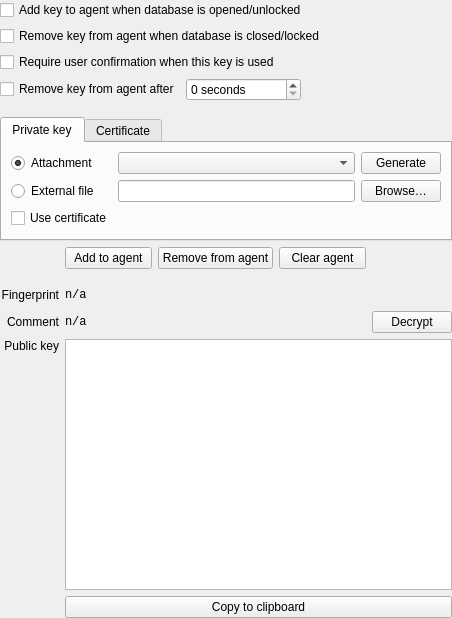
<?xml version="1.0" encoding="UTF-8"?>
<ui version="4.0">
 <class>EditEntryWidgetSSHAgent</class>
 <widget class="QWidget" name="EditEntryWidgetSSHAgent">
  <property name="geometry">
   <rect>
    <x>0</x>
    <y>0</y>
    <width>452</width>
    <height>618</height>
   </rect>
  </property>
  <property name="windowTitle">
   <string>Form</string>
  </property>
  <layout class="QGridLayout" name="gridLayout">
   <property name="leftMargin">
    <number>0</number>
   </property>
   <property name="topMargin">
    <number>0</number>
   </property>
   <property name="rightMargin">
    <number>0</number>
   </property>
   <property name="bottomMargin">
    <number>0</number>
   </property>
   <item row="6" column="2">
    <layout class="QHBoxLayout" name="agentActionsLayout" stretch="0,0,0">
     <item>
      <widget class="QPushButton" name="addToAgentButton">
       <property name="text">
        <string>Add to agent</string>
       </property>
      </widget>
     </item>
     <item>
      <widget class="QPushButton" name="removeFromAgentButton">
       <property name="text">
        <string>Remove from agent</string>
       </property>
      </widget>
     </item>
     <item>
      <widget class="QPushButton" name="clearAgentButton">
       <property name="text">
        <string>Clear agent</string>
       </property>
      </widget>
     </item>
    </layout>
   </item>
   <item row="2" column="1" colspan="3">
    <widget class="QCheckBox" name="requireUserConfirmationCheckBox">
     <property name="text">
      <string>Require user confirmation when this key is used</string>
     </property>
    </widget>
   </item>
   <item row="15" column="1">
    <widget class="QLabel" name="publicKeyLabel">
     <property name="text">
      <string>Public key</string>
     </property>
     <property name="alignment">
      <set>Qt::AlignRight|Qt::AlignTop|Qt::AlignTrailing</set>
     </property>
    </widget>
   </item>
   <item row="14" column="2">
    <layout class="QHBoxLayout" name="horizontalLayout_4">
     <item>
      <widget class="QLabel" name="commentTextLabel">
       <property name="font">
        <font>
         <family>Monospace</family>
        </font>
       </property>
       <property name="text">
        <string>n/a</string>
       </property>
       <property name="textInteractionFlags">
        <set>Qt::TextSelectableByKeyboard|Qt::TextSelectableByMouse</set>
       </property>
      </widget>
     </item>
     <item>
      <spacer name="horizontalSpacer">
       <property name="orientation">
        <enum>Qt::Horizontal</enum>
       </property>
       <property name="sizeHint" stdset="0">
        <size>
         <width>40</width>
         <height>20</height>
        </size>
       </property>
      </spacer>
     </item>
    </layout>
   </item>
   <item row="14" column="1">
    <widget class="QLabel" name="commentLabel">
     <property name="text">
      <string>Comment</string>
     </property>
     <property name="alignment">
      <set>Qt::AlignRight|Qt::AlignTrailing|Qt::AlignVCenter</set>
     </property>
    </widget>
   </item>
   <item row="13" column="1">
    <widget class="QLabel" name="fingerprintLabel">
     <property name="text">
      <string>Fingerprint</string>
     </property>
     <property name="alignment">
      <set>Qt::AlignRight|Qt::AlignTrailing|Qt::AlignVCenter</set>
     </property>
    </widget>
   </item>
   <item row="15" column="2" colspan="2">
    <widget class="QPlainTextEdit" name="publicKeyEdit">
     <property name="font">
      <font>
       <family>Monospace</family>
      </font>
     </property>
     <property name="readOnly">
      <bool>true</bool>
     </property>
    </widget>
   </item>
   <item row="14" column="3">
    <widget class="QPushButton" name="decryptButton">
     <property name="text">
      <string>Decrypt</string>
     </property>
    </widget>
   </item>
   <item row="12" column="2">
    <spacer name="verticalSpacer_2">
     <property name="orientation">
      <enum>Qt::Vertical</enum>
     </property>
     <property name="sizeType">
      <enum>QSizePolicy::Fixed</enum>
     </property>
     <property name="sizeHint" stdset="0">
      <size>
       <width>20</width>
       <height>10</height>
      </size>
     </property>
    </spacer>
   </item>
   <item row="13" column="2" colspan="2">
    <layout class="QHBoxLayout" name="horizontalLayout">
     <item>
      <widget class="QLabel" name="fingerprintTextLabel">
       <property name="font">
        <font>
         <family>Monospace</family>
        </font>
       </property>
       <property name="text">
        <string>n/a</string>
       </property>
       <property name="textInteractionFlags">
        <set>Qt::TextSelectableByKeyboard|Qt::TextSelectableByMouse</set>
       </property>
      </widget>
     </item>
     <item>
      <spacer name="horizontalSpacer_2">
       <property name="orientation">
        <enum>Qt::Horizontal</enum>
       </property>
       <property name="sizeHint" stdset="0">
        <size>
         <width>40</width>
         <height>20</height>
        </size>
       </property>
      </spacer>
     </item>
    </layout>
   </item>
   <item row="0" column="1" colspan="3">
    <widget class="QCheckBox" name="addKeyToAgentCheckBox">
     <property name="text">
      <string>Add key to agent when database is opened/unlocked</string>
     </property>
    </widget>
   </item>
   <item row="4" column="1">
    <spacer name="verticalSpacer">
     <property name="orientation">
      <enum>Qt::Vertical</enum>
     </property>
     <property name="sizeType">
      <enum>QSizePolicy::Fixed</enum>
     </property>
     <property name="sizeHint" stdset="0">
      <size>
       <width>20</width>
       <height>10</height>
      </size>
     </property>
    </spacer>
   </item>
   <item row="1" column="1" colspan="3">
    <widget class="QCheckBox" name="removeKeyFromAgentCheckBox">
     <property name="text">
      <string>Remove key from agent when database is closed/locked</string>
     </property>
    </widget>
   </item>
   <item row="5" column="1" colspan="3">
    <widget class="QTabWidget" name="privateKeyTabWidget">
     <property name="sizePolicy">
      <sizepolicy hsizetype="Expanding" vsizetype="Minimum">
       <horstretch>0</horstretch>
       <verstretch>0</verstretch>
      </sizepolicy>
     </property>
     <property name="currentIndex">
      <number>0</number>
     </property>
     <widget class="QWidget" name="privateKeyTabWidgetPage1">
      <attribute name="title">
       <string>Private key</string>
      </attribute>
      <layout class="QGridLayout" name="gridLayout_3">
       <item row="4" column="0">
        <widget class="QCheckBox" name="addCertificateToAgentCheckBox">
         <property name="text">
          <string>Use certificate</string>
         </property>
        </widget>
       </item>
       <item row="3" column="0">
        <widget class="QRadioButton" name="externalFileRadioButton">
         <property name="text">
          <string>External file</string>
         </property>
        </widget>
       </item>
       <item row="3" column="4">
        <widget class="QPushButton" name="browseButton">
         <property name="accessibleName">
          <string>Browser for key file</string>
         </property>
         <property name="text">
          <string extracomment="Button for opening file dialog">Browse…</string>
         </property>
        </widget>
       </item>
       <item row="0" column="3">
        <widget class="QComboBox" name="attachmentComboBox">
         <property name="sizePolicy">
          <sizepolicy hsizetype="Expanding" vsizetype="Fixed">
           <horstretch>0</horstretch>
           <verstretch>0</verstretch>
          </sizepolicy>
         </property>
         <property name="accessibleName">
          <string>Select attachment file</string>
         </property>
         <property name="editable">
          <bool>false</bool>
         </property>
        </widget>
       </item>
       <item row="0" column="0">
        <widget class="QRadioButton" name="attachmentRadioButton">
         <property name="text">
          <string>Attachment</string>
         </property>
         <property name="checked">
          <bool>true</bool>
         </property>
        </widget>
       </item>
       <item row="3" column="3">
        <widget class="QLineEdit" name="externalFileEdit">
         <property name="focusPolicy">
          <enum>Qt::ClickFocus</enum>
         </property>
         <property name="accessibleName">
          <string>External key file</string>
         </property>
        </widget>
       </item>
       <item row="0" column="4">
        <widget class="QPushButton" name="generateButton">
         <property name="text">
          <string>Generate</string>
         </property>
        </widget>
       </item>
      </layout>
     </widget>
     <widget class="QWidget" name="privateKeyTabWidgetPage2">
      <attribute name="title">
       <string>Certificate</string>
      </attribute>
      <layout class="QGridLayout" name="gridLayout_2">
       <item row="0" column="0">
        <widget class="QRadioButton" name="attachmentCertificateRadioButton">
         <property name="text">
          <string>Attachment</string>
         </property>
         <property name="checked">
          <bool>true</bool>
         </property>
        </widget>
       </item>
       <item row="0" column="1">
        <widget class="QComboBox" name="attachmentCertificateComboBox">
         <property name="sizePolicy">
          <sizepolicy hsizetype="Expanding" vsizetype="Fixed">
           <horstretch>0</horstretch>
           <verstretch>0</verstretch>
          </sizepolicy>
         </property>
         <property name="accessibleName">
          <string>Select attachment file</string>
         </property>
         <property name="editable">
          <bool>false</bool>
         </property>
        </widget>
       </item>
       <item row="1" column="1">
        <widget class="QLineEdit" name="externalCertificateFileEdit">
         <property name="focusPolicy">
          <enum>Qt::ClickFocus</enum>
         </property>
         <property name="accessibleName">
          <string>External key file</string>
         </property>
        </widget>
       </item>
       <item row="1" column="0">
        <widget class="QRadioButton" name="externalCertificateFileRadioButton">
         <property name="text">
          <string>External file</string>
         </property>
        </widget>
       </item>
       <item row="1" column="2">
        <widget class="QPushButton" name="browseCertificateButton">
         <property name="accessibleName">
          <string>Browser for key file</string>
         </property>
         <property name="text">
          <string extracomment="Button for opening file dialog">Browse…</string>
         </property>
        </widget>
       </item>
       <item row="2" column="1">
        <spacer name="verticalSpacer_3">
         <property name="orientation">
          <enum>Qt::Vertical</enum>
         </property>
         <property name="sizeHint" stdset="0">
          <size>
           <width>0</width>
           <height>0</height>
          </size>
         </property>
        </spacer>
       </item>
      </layout>
     </widget>
    </widget>
   </item>
   <item row="16" column="2" colspan="2">
    <widget class="QPushButton" name="copyToClipboardButton">
     <property name="text">
      <string>Copy to clipboard</string>
     </property>
    </widget>
   </item>
   <item row="3" column="1" colspan="3">
    <layout class="QHBoxLayout" name="removeKeyLayout">
     <item>
      <widget class="QCheckBox" name="lifetimeCheckBox">
       <property name="text">
        <string>Remove key from agent after</string>
       </property>
      </widget>
     </item>
     <item>
      <widget class="QSpinBox" name="lifetimeSpinBox">
       <property name="accessibleName">
        <string>Remove key from agent after specified seconds</string>
       </property>
       <property name="suffix">
        <string> seconds</string>
       </property>
       <property name="maximum">
        <number>999999999</number>
       </property>
      </widget>
     </item>
     <item>
      <spacer name="removeKeySpacer">
       <property name="orientation">
        <enum>Qt::Horizontal</enum>
       </property>
       <property name="sizeHint" stdset="0">
        <size>
         <width>40</width>
         <height>20</height>
        </size>
       </property>
      </spacer>
     </item>
    </layout>
   </item>
  </layout>
 </widget>
 <tabstops>
  <tabstop>addKeyToAgentCheckBox</tabstop>
  <tabstop>removeKeyFromAgentCheckBox</tabstop>
  <tabstop>requireUserConfirmationCheckBox</tabstop>
  <tabstop>lifetimeCheckBox</tabstop>
  <tabstop>lifetimeSpinBox</tabstop>
  <tabstop>attachmentRadioButton</tabstop>
  <tabstop>externalFileRadioButton</tabstop>
  <tabstop>browseButton</tabstop>
  <tabstop>addToAgentButton</tabstop>
  <tabstop>removeFromAgentButton</tabstop>
  <tabstop>decryptButton</tabstop>
  <tabstop>publicKeyEdit</tabstop>
  <tabstop>copyToClipboardButton</tabstop>
 </tabstops>
 <resources/>
 <connections/>
</ui>
